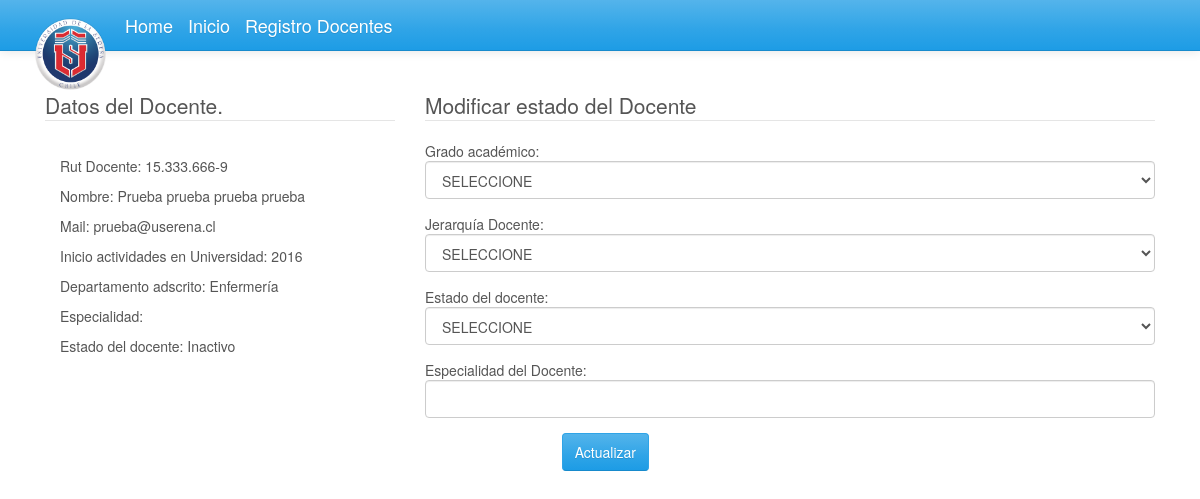
The app's page /docentes/detalle_docente.php?id=15.333.666-9 with its own data.
### tables this page shows
CREATE TABLE `docente` (
  `rut_docente` varchar(255) NOT NULL,
  `n_docente` varchar(255) NOT NULL,
  `app_docente` varchar(255) NOT NULL,
  `apm_docente` varchar(255) NOT NULL,
  `ingreso_docente` varchar(255) NOT NULL,
  `mail_docente` varchar(255) NOT NULL,
  `depto_docente` varchar(255) NOT NULL,
  `estado_docente` varchar(255) NOT NULL,
  `titulo_docente` varchar(255) NOT NULL,
  `grado_academico` varchar(255) NOT NULL,
  `jerar_docente` varchar(255) NOT NULL
);

### docentes/ajax/conexion.php (called while the page is built, shortened)
<?php
class conexion {
    protected $servidor;
    protected $usuario;
    protected $password;
    protected $database;
    public function __construct() {
        $this->servidor = 'localhost';
        $this->usuario = 'root';
        $this->password = '';
        $this->database = 'test';
    }
    public function conectar() {
		$this->mysqli = new mysqli($this->servidor, $this->usuario, $this->password, $this->database);
    }
}
?>

### docentes/detalle_docente.php (the view, shortened to what this page needs)
<html>
<head lang="es">
  <link rel="stylesheet" href="css/bootstrap.css" media="screen">
  <link rel="stylesheet" href="assets/css/custom.min.css">
</head>
<body>
<?php
    require_once('include/nav.php');
    require_once('ajax/conexion.php');
    $conexion = new conexion();
    $conexion->conectar();
    $id_cert = $_GET['id'];
    $query = "SELECT * FROM docente WHERE docente.rut_docente = '$id_cert'";
    if($q = $conexion->mysqli->query($query)) {
      $datos=$q->fetch_object();
    }else{
      print_r(json_encode(array("error" => $conexion->mysqli->error)));
      exit();
    }
    ?>
    <br><br>
    <div class="container">
      <div class="col-lg-4">
        <legend>Datos del Docente.</legend>
        <div class="panel-body">
          <p>Rut Docente: <?=$datos->rut_docente?></p>
          <p>Nombre: <?=$datos->n_docente." ".$datos->app_docente." ".$datos->apm_docente?></p>
          <p>Mail: <?=$datos->mail_docente?></p>
          <p>Inicio actividades en Universidad: <?=$datos->ingreso_docente?></p>
          <p>Departamento adscrito: <?=$datos->depto_docente?></p>
          <p>Especialidad: <?=$datos->esp_docente?></p>
          <p>Estado del docente: <?=$datos->estado_docente?></p>
        </div>
      </div>
      <div class="col-lg-8">
        <legend>Modificar estado del Docente</legend>
        <form method="post" id="form_registro">
        <div class="form-group">
            Grado académico:
            <select class="form-control" name="gradoaca" id="gradoaca">
              <option value="0">SELECCIONE</option>
            </select>
        </div>
        <div class="form-group">
            Jerarquía Docente:
            <select class="form-control" name="jerarq" id="jerarq">
              <option value="0">SELECCIONE</option>
            </select>
        </div>
        <div class="form-group">
            Estado del docente:
            <select class="form-control" name="estadodoc" id="estadodoc">
              <option value="0">SELECCIONE</option>
            </select>
        </div>
        <div class="form-group">
            Especialidad del Docente:
            <input type="text" class="form-control" name="esp" id="esp">
        </div>
        <div class="form-group">
          <div class="col-lg-10 col-lg-offset-2">
            <button type="button" class="btn btn-primary" id="enviar">Actualizar</button>
          </div>
        </div>
      </form>
      </div>
</body>
</html>

### records on screen
docente: rut_docente "15.333.666-9", n_docente "Prueba prueba", app_docente "prueba", apm_docente "prueba", mail_docente "prueba@userena.cl", ingreso_docente "2016", depto_docente "Enfermería", estado_docente "Inactivo"
